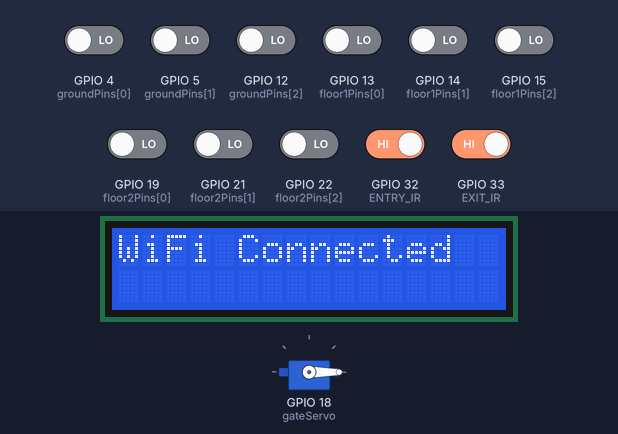
This sketch was run on a simulated ESP32. Shown: 16×2 character LCD, servo. The test bench sets the inputs (shaded band); at power-on: GPIO 32 (ENTRY_IR), GPIO 33 (EXIT_IR) HIGH, GPIO 4 (groundPins[0]), GPIO 5 (groundPins[1]), GPIO 12 (groundPins[2]), GPIO 13 (floor1Pins[0]), GPIO 14 (floor1Pins[1]), GPIO 15 (floor1Pins[2]), GPIO 19 (floor2Pins[0]), GPIO 21 (floor2Pins[1]), GPIO 22 (floor2Pins[2]) LOW. WiFi joins after 1.5 s; servers stay silent unless stated; web services answer with replies made up by the test bench; what the sketch prints to the serial monitor is not drawn.

Above: at 3.7 s.
At 5.8 s:
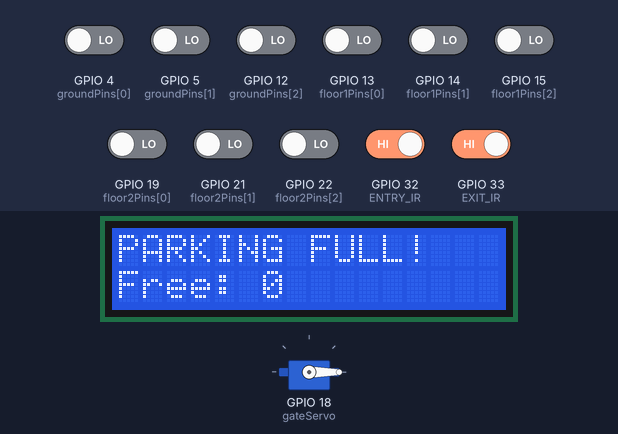
5.9 s: GPIO 4 (groundPins[0]) driven HIGH
At 21.1 s:
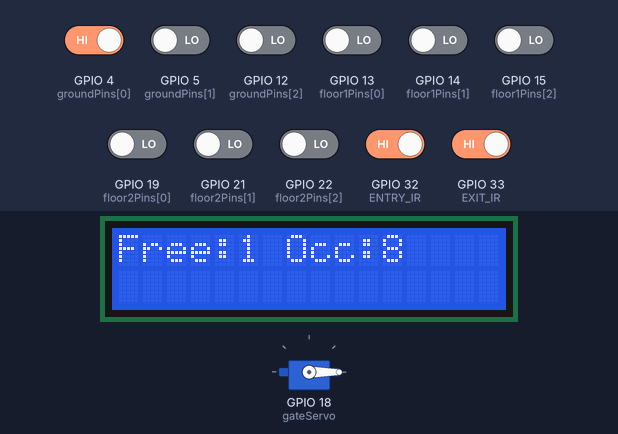
Timing chart, 0 to 22.6 s (numbered marks = the images above; inputs shaded):
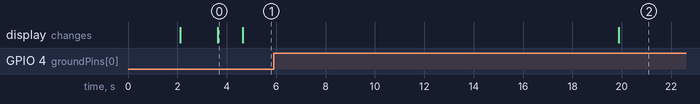

The sketch:

ParqMate.ino
```cpp
#include <Wire.h>
#include <LiquidCrystal_I2C.h>
#include <WiFi.h>
#include <HTTPClient.h>
#include <ESP32Servo.h>

// ================= LCD ==================
LiquidCrystal_I2C lcd(0x27, 16, 2); // change 0x27 if your LCD has different I2C address

// ================= Wi-Fi =================
const char* ssid     = "ICN 1st floor 4";
const char* password = "Akash@445";

// ================= ThingSpeak =================
String apiKey = "WJM8MJXS3WVXE3JB";
const char* server = "http://api.thingspeak.com/update";

// ================= Servo =================
Servo gateServo;

// ================= IR Sensors =================
#define ENTRY_IR 32
#define EXIT_IR  33

// ================= Slot Pins =================
// 3 slots per floor (example mapping)
int groundPins[3] = {4, 5, 12};
int floor1Pins[3] = {13, 14, 15};
int floor2Pins[3] = {19, 21, 22};

// ================= Counters =================
int totalSlots = 9;
int freeSlots  = 9;
int occupiedSlots = 0;
int groundFree = 0;
int floor1Free = 0;
int floor2Free = 0;
int carsEntered = 0;
int carsExited = 0;

// ================= Setup =================
void setup() {
  Serial.begin(115200);

  // LCD
  lcd.init();
  lcd.backlight();
  lcd.setCursor(0, 0);
  lcd.print(" Smart Parking ");
  lcd.setCursor(0, 1);
  lcd.print("System Loading..");
  delay(2000);

  // Servo
  gateServo.attach(18);
  gateServo.write(0); // keep gate closed initially

  // Sensors
  pinMode(ENTRY_IR, INPUT);
  pinMode(EXIT_IR, INPUT);

  for (int i = 0; i < 3; i++) {
    pinMode(groundPins[i], INPUT);
    pinMode(floor1Pins[i], INPUT);
    pinMode(floor2Pins[i], INPUT);
  }

  // Wi-Fi
  WiFi.begin(ssid, password);
  lcd.clear();
  lcd.setCursor(0, 0);
  lcd.print("Connecting WiFi");
  while (WiFi.status() != WL_CONNECTED) {
    delay(500);
    Serial.print(".");
  }
  lcd.clear();
  lcd.setCursor(0, 0);
  lcd.print("WiFi Connected");
  delay(1000);
}

// ================= Loop =================
void loop() {
  // Count free slots per floor
  groundFree = countFreeSlots(groundPins);
  floor1Free = countFreeSlots(floor1Pins);
  floor2Free = countFreeSlots(floor2Pins);

  freeSlots = groundFree + floor1Free + floor2Free;
  occupiedSlots = totalSlots - freeSlots;

  // Entry detection
  if (digitalRead(ENTRY_IR) == LOW && freeSlots > 0) {
    openGate();
    carsEntered++;
    delay(2000);  // debounce
  }

  // Exit detection
  if (digitalRead(EXIT_IR) == LOW && occupiedSlots > 0) {
    openGate();
    carsExited++;
    delay(2000);  // debounce
  }

  // Update LCD
  displayStatus();

  // Push data to ThingSpeak
  if (WiFi.status() == WL_CONNECTED) {
    HTTPClient http;
    String url = server;
    url += "?api_key=" + apiKey;
    url += "&field1=" + String(freeSlots);      // Total free slots
    url += "&field2=" + String(occupiedSlots);  // Occupied slots
    url += "&field3=" + String(groundFree);     // Ground floor free slots
    url += "&field4=" + String(floor1Free);     // Floor1 free slots
    url += "&field5=" + String(floor2Free);     // Floor2 free slots
    url += "&field6=" + String(carsEntered);    // Cars entered
    url += "&field7=" + String(carsExited);     // Cars exited

    http.begin(url);
    int httpCode = http.GET();
    if (httpCode > 0) {
      Serial.println("✅ Data sent to ThingSpeak");
    } else {
      Serial.println("❌ Error sending data");
    }
    http.end();
  }

  delay(15000); // update every 15 seconds (ThingSpeak free limit)
}

// ================= Functions =================
int countFreeSlots(int slotArray[3]) {
  int count = 0;
  for (int i = 0; i < 3; i++) {
    if (digitalRead(slotArray[i]) == HIGH) count++;
  }
  return count;
}

void openGate() {
  gateServo.write(90);  // open
  delay(2000);
  gateServo.write(0);   // close
}

void displayStatus() {
  lcd.clear();
  lcd.setCursor(0, 0);
  if (freeSlots == 0) {
    lcd.print("PARKING FULL!");
    lcd.setCursor(0, 1);
    lcd.print("Free: 0");
  } else {
    lcd.print("Free:");
    lcd.print(freeSlots);
    lcd.print(" Occ:");
    lcd.print(occupiedSlots);
  }
}
```

Measured:
- after the input at 5.9 s, the display: changes after 14.0 s (image 2)
- what the display in image 0 shows lasts 1.1 s, from 3.6 s to 4.7 s
